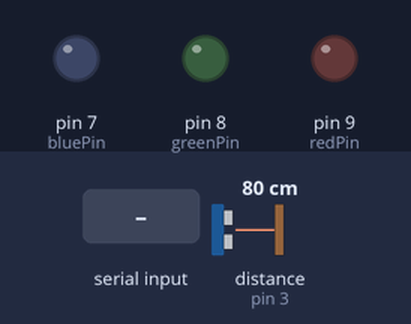
The sketch below on a simulated Arduino Uno, built with avr-gcc and run on an emulated ATmega328P. On the bench: output pins drawn as LEDs (lit = HIGH). Wiring (inferred from the names in the program): ultrasonic range finder: trigger pin 2; echo pin 3. The inputs (shaded band) are chosen by the test bench; at power-on: distance to the obstacle (sensor on pin 3) 80 cm. The echo pulse lasts 58.3 µs per cm; pins used as bus, display or sensor lines are not drawn.

Above: at 1.2 s.
1.3 s: "red" received over the second serial link
At 2.5 s:
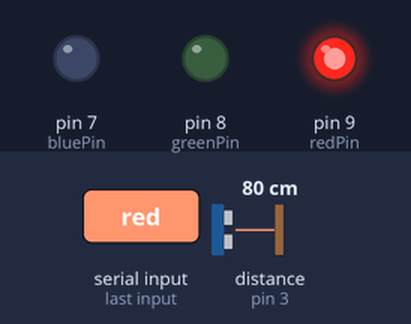
3.0 s: "green" received over the second serial link
At 4.1 s:
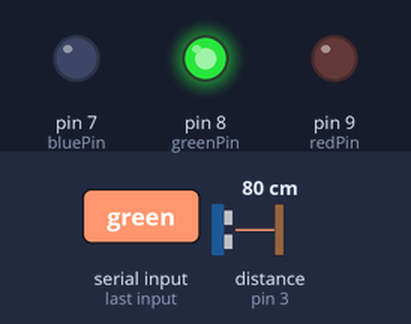
4.6 s: "blue" received over the second serial link
At 5.5 s:
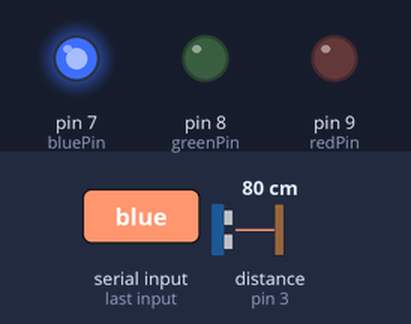
Timing chart, 0 to 7.6 s (numbered marks = the images above; inputs shaded):
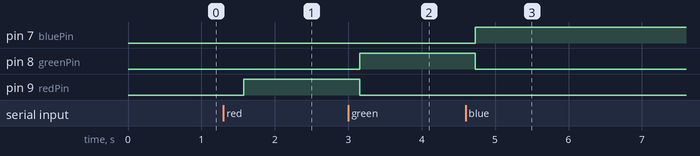

Measured:
- after the input at 1.3 s, pin 9 (redPin): LOW → HIGH after 0.28 s
- after the input at 3.0 s, pin 8 (greenPin): LOW → HIGH after 0.16 s; pin 9 (redPin): HIGH → LOW after 0.16 s
- after the input at 4.6 s, pin 7 (bluePin): LOW → HIGH after 0.13 s; pin 8 (greenPin): HIGH → LOW after 0.13 s

The sketch:

day5_quiz03.ino
```cpp
#include <SoftwareSerial.h>
//시리얼통신 라이브러리 호출

int blueTx=11;   //Tx (보내는핀 설정)at
int blueRx=10;   //Rx (받는핀 설정)
int redPin = 9;
int greenPin = 8;
int bluePin = 7;
SoftwareSerial mySerial(blueTx, blueRx);
//시리얼 통신을 위한 객체선언

void setup() {
  //Serial.begin(9600);
  mySerial.begin(9600); //블루투스 시리얼
  pinMode(2,OUTPUT);  //센서 TRIG 핀
  pinMode(3,INPUT);   //센서 ECHO 핀
}

String mode = "";
void loop() {
  int duration, cm;

  digitalWrite(2,HIGH);    //센서 TRIG 신호 입력
  delayMicroseconds(10);    //10us 유지
  digitalWrite(2,LOW);     //TRIG 신호 off

  duration = pulseIn(3,HIGH);
  //ECHO pin : HIGH-> LOW 간격 측정
  cm = microsecondsToCentimeters(duration);
  //거리(cm)로 변환
  while (mySerial.available()) {
    char myChar = (char)mySerial.read();
    mode += myChar;
    delay(5);
  }

  mySerial.print(cm);
  mySerial.print("cm\n");
  cm = 0;
  if (!mode.equals("")) {
    if (mode.equals("red")) {
      analogWrite(redPin, 255);
      analogWrite(greenPin, 0);
      analogWrite(bluePin, 0);
    } else if (mode.equals("green")) {
      analogWrite(redPin, 0);
      analogWrite(greenPin, 255);
      analogWrite(bluePin, 0);
    } else if (mode.equals("blue")) {
      analogWrite(redPin, 0);
      analogWrite(greenPin, 0);
      analogWrite(bluePin, 255);
    } else {
      analogWrite(redPin, 0);
      analogWrite(greenPin, 0);
      analogWrite(bluePin, 0);
    }
  }

  mode = "";
  delay(300);  //0.3초 대기 후 다시 측정
}


int microsecondsToCentimeters(int microseconds){
  return microseconds / 29 / 2;
}
```
